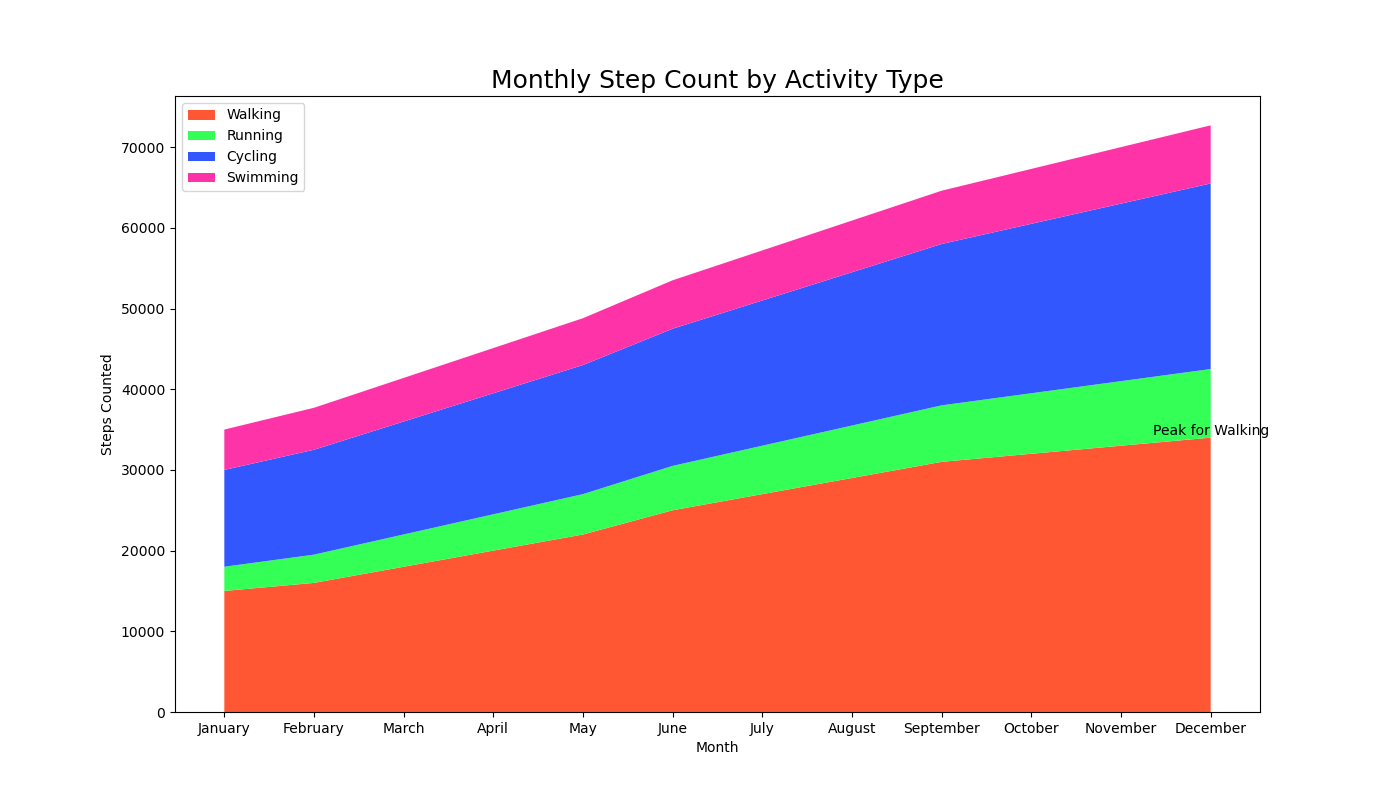

The Python source for this figure:

import matplotlib.pyplot as plt

# Table data represented as lists
months = ['January', 'February', 'March', 'April', 'May', 'June',
          'July', 'August', 'September', 'October', 'November', 'December']
walking = [15000, 16000, 18000, 20000, 22000, 25000, 27000, 29000, 31000, 32000, 33000, 34000]
running = [3000, 3500, 4000, 4500, 5000, 5500, 6000, 6500, 7000, 7500, 8000, 8500]
cycling = [12000, 13000, 14000, 15000, 16000, 17000, 18000, 19000, 20000, 21000, 22000, 23000]
swimming = [5000, 5200, 5400, 5600, 5800, 6000, 6200, 6400, 6600, 6800, 7000, 7200]

# Create a stacked area chart
plt.figure(figsize=(14, 8))  # Change width and height of the chart
plt.stackplot(months, walking, running, cycling, swimming, 
              colors=['#FF5733', '#33FF57', '#3357FF', '#FF33A8'])  # Modify the color scheme

# Add title and labels
plt.title('Monthly Step Count by Activity Type', fontdict={'fontsize': 18})
plt.xlabel('Month')
plt.ylabel('Steps Counted')

# Add legend
plt.legend(['Walking', 'Running', 'Cycling', 'Swimming'], loc='upper left')

# Assign annotation/text label on the chart for the peak of Walking
peak_steps_month = months[walking.index(max(walking))]
peak_steps_value = max(walking)
plt.text(peak_steps_month, peak_steps_value, 'Peak for Walking', ha='center', va='bottom')

# Display the chart
plt.show()
